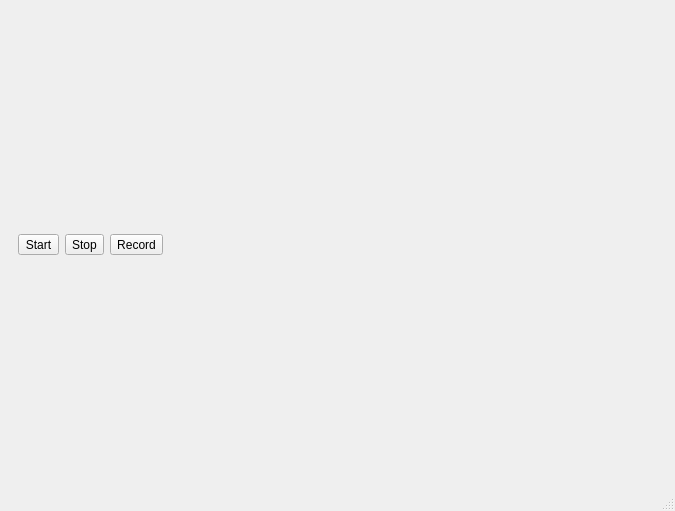
<ui version="4.0" >
 <class>MainWindow</class>
 <widget class="QMainWindow" name="MainWindow" >
  <property name="geometry" >
   <rect>
    <x>0</x>
    <y>0</y>
    <width>675</width>
    <height>511</height>
   </rect>
  </property>
  <property name="windowTitle" >
   <string>SURV-I</string>
  </property>
  <property name="dockNestingEnabled" >
   <bool>true</bool>
  </property>
  <widget class="QWidget" name="centralwidget" >
   <layout class="QVBoxLayout" name="verticalLayout" >
    <item>
     <widget class="QWidget" native="1" name="widget" >
      <layout class="QHBoxLayout" name="horizontalLayout" >
       <item>
        <widget class="QToolButton" name="actionStart" >
         <property name="text" >
          <string>Start</string>
         </property>
         <property name="icon" >
          <iconset resource="surv-1.qrc" >
           <normaloff>:/images/images/media-playback-start.png</normaloff>:/images/images/media-playback-start.png</iconset>
         </property>
         <property name="toolButtonStyle" >
          <enum>Qt::ToolButtonTextBesideIcon</enum>
         </property>
         <property name="arrowType" >
          <enum>Qt::NoArrow</enum>
         </property>
        </widget>
       </item>
       <item>
        <widget class="QToolButton" name="actionStop" >
         <property name="text" >
          <string>Stop</string>
         </property>
         <property name="icon" >
          <iconset resource="surv-1.qrc" >
           <normaloff>:/images/images/media-playback-stop.png</normaloff>:/images/images/media-playback-stop.png</iconset>
         </property>
         <property name="toolButtonStyle" >
          <enum>Qt::ToolButtonTextBesideIcon</enum>
         </property>
        </widget>
       </item>
       <item>
        <widget class="QToolButton" name="actionRecord" >
         <property name="text" >
          <string>Record</string>
         </property>
         <property name="icon" >
          <iconset resource="surv-1.qrc" >
           <normaloff>:/images/images/media-record.png</normaloff>:/images/images/media-record.png</iconset>
         </property>
         <property name="toolButtonStyle" >
          <enum>Qt::ToolButtonTextBesideIcon</enum>
         </property>
        </widget>
       </item>
       <item>
        <spacer name="horizontalSpacer" >
         <property name="orientation" >
          <enum>Qt::Horizontal</enum>
         </property>
         <property name="sizeHint" stdset="0" >
          <size>
           <width>40</width>
           <height>20</height>
          </size>
         </property>
        </spacer>
       </item>
      </layout>
     </widget>
    </item>
   </layout>
  </widget>
  <widget class="QStatusBar" name="statusbar" />
 </widget>
 <resources>
  <include location="surv-1.qrc" />
 </resources>
 <connections/>
</ui>
